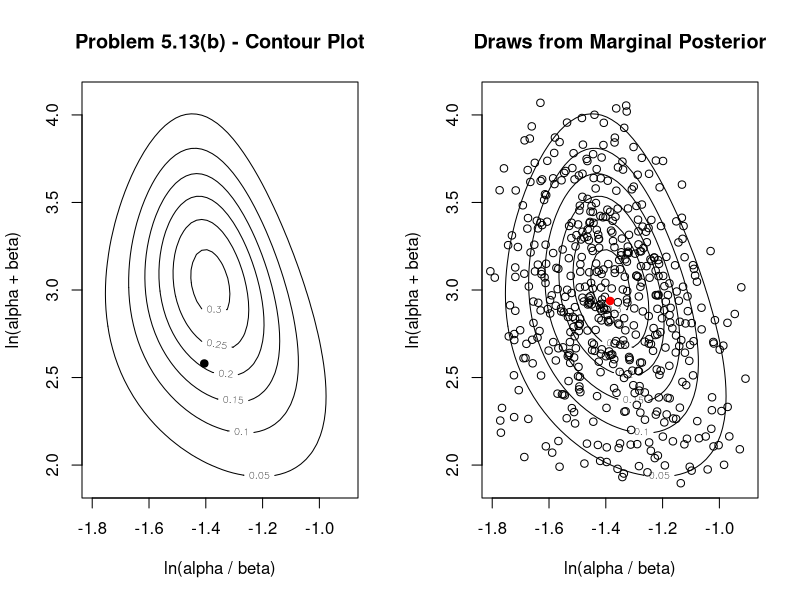
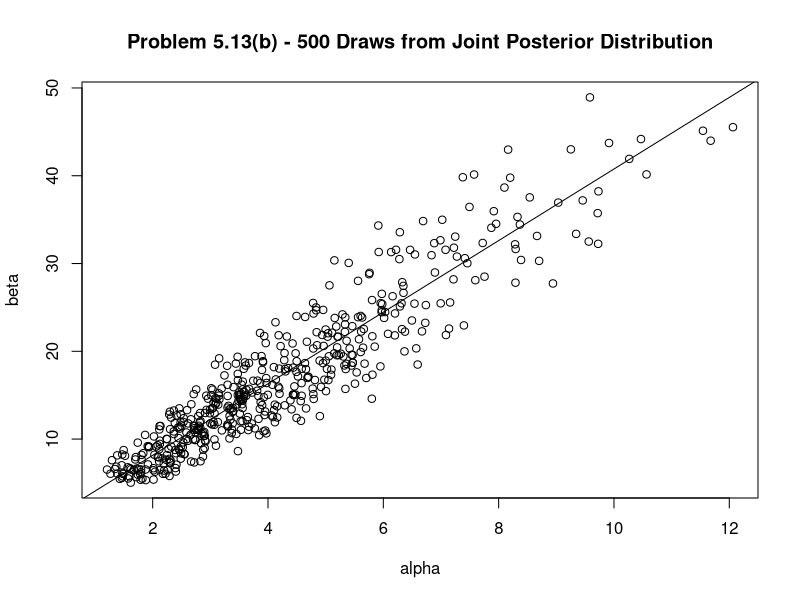
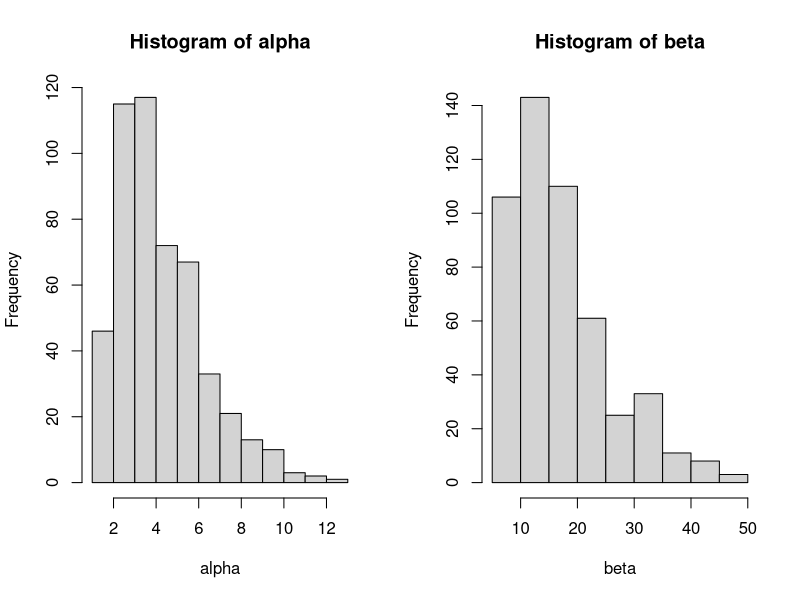
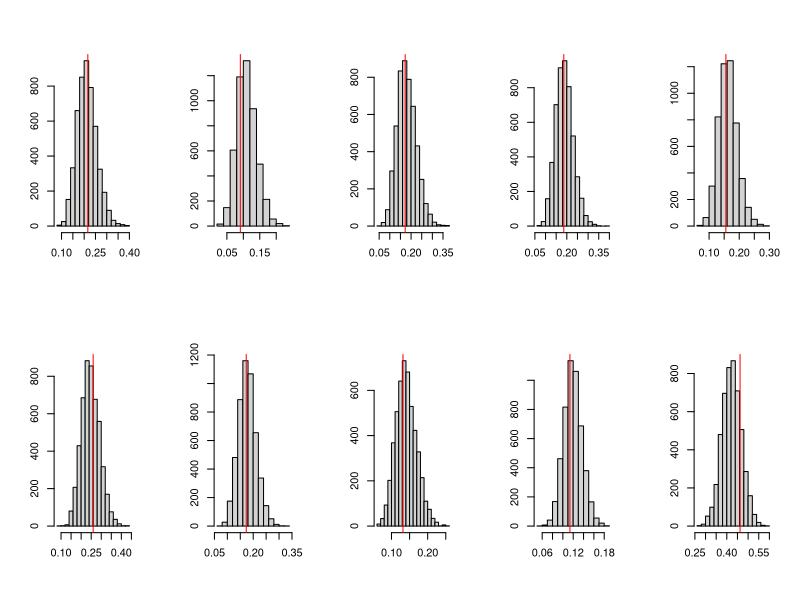
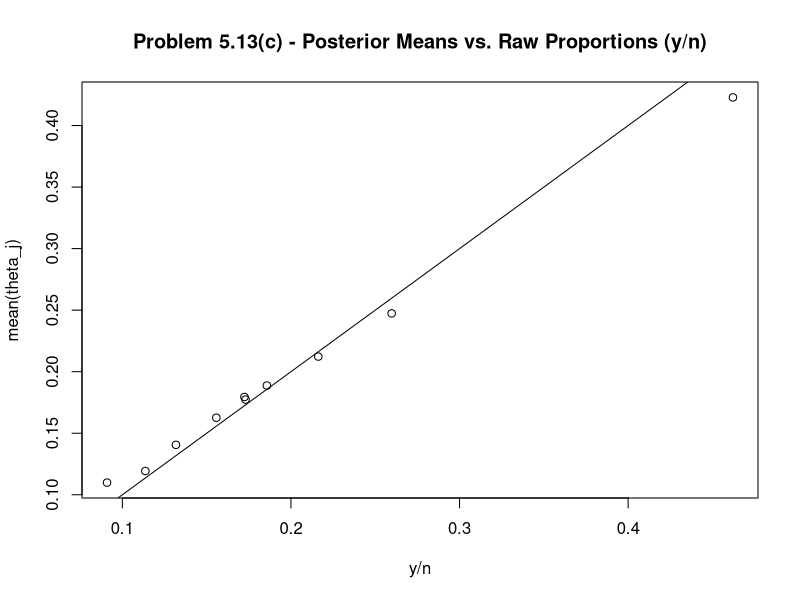
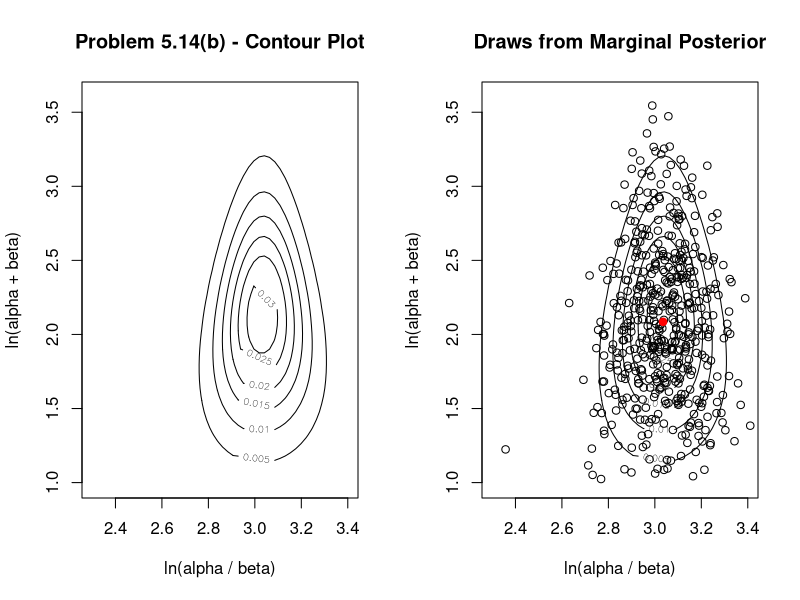
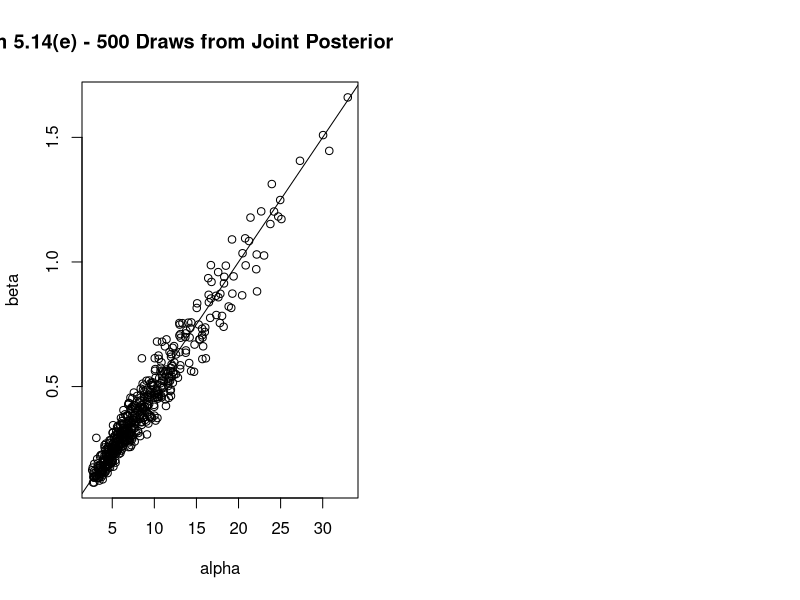

Reproduce these figures in R, in order.
## ---- chunk 1
rm(list=ls())
y<-c(16,9,10,13,19,20,18,17,35,55)
o<-c(58,90,48,57,103,57,86,112,273,64)
n<-y+o
mean(y/n)    # mean = alpha / (alpha+beta)
var(y/n) # variance = alpha*beta / ((alpha+beta)^2*(alpha+beta+1))
a<-2.6 # Solving for alpha and beta in Desmos and rounding to nearest tenth
b<-10.6
mp<-function(X,Y){a<-exp(Y)*exp(X)/(exp(X)+1)
  b<-exp(Y)/(exp(X)+1)
  10^230*(a+b)^(-2)*prod(beta(a+y,b+n-y)/beta(a,b))*exp(2*Y+X)/(exp(X)+1)^2} # Jacobian
X<-seq(-1.8,-0.9,length=50) # Setting bounds of contour plot via trial-and-error
Y<-seq(1.9,4.1,length=50)
z<-matrix(NA,length(Y),length(X))
for (i in 1:length(Y)){for (j in 1:length(X)){z[j,i]<-mp(X[j],Y[i])}}
par(mfrow=c(1,2))
contour(X,Y,z,xlab="ln(alpha / beta)",ylab="ln(alpha + beta)",main="Problem 5.13(b) - Contour Plot")
points(log(a/b),log(a+b),pch=19)
Xm<-Ym<-Xn<-Yn<-rep(NA,500)
set.seed(226)
for (k in 1:length(Xm)){Xm[k]<-sample(X,1,TRUE,apply(z,1,sum)/sum(apply(z,1,sum)))
  Ym[k]<-sample(Y,1,TRUE,z[which(Xm[k]==X),]/sum(z[which(Xm[k]==X),]))}
contour(X,Y,z,xlab="ln(alpha / beta)",ylab="ln(alpha + beta)",main="Draws from Marginal Posterior")
Xm<-Xm+runif(length(Xm),-diff(X)/2,diff(X)/2) # Adding random jitter
Ym<-Ym+runif(length(Ym),-diff(Y)/2,diff(Y)/2)
points(Xm,Ym)
points(mean(Xm),mean(Ym),pch=19,col="red") # Mean of samples
alpha<-exp(Ym)*(exp(Xm)/(exp(Xm)+1)) # Now drawing from joint posterior distribution
beta<-exp(Ym)/(exp(Xm)+1)
par(mfrow=c(1,1))
plot(alpha,beta,main="Problem 5.13(b) - 500 Draws from Joint Posterior Distribution")
abline(0,b/a) # Expected slope
par(mfrow=c(1,2))
hist(alpha)
hist(beta)
## ---- chunk 2
library(ggplot2)
t<-matrix(NA,5000,length(y))
pd<-data.frame()
set.seed(226)
for (i in 1:length(y)){t[,i]<-rbeta(5000,alpha+y[i],beta+n[i]-y[i])
pd<-rbind(pd,data.frame(t[,i],rep(i,5000)))}
names(pd)<-c("theta","i")
par(mfrow=c(2,5))
hist(subset(pd,i==1)$theta,xlab="",ylab="",main="")
abline(v=(y/n)[1],col="red")
hist(subset(pd,i==2)$theta,xlab="",ylab="",main="")
abline(v=(y/n)[2],col="red")
hist(subset(pd,i==3)$theta,xlab="",ylab="",main="")
abline(v=(y/n)[3],col="red")
hist(subset(pd,i==4)$theta,xlab="",ylab="",main="")
abline(v=(y/n)[4],col="red")
hist(subset(pd,i==5)$theta,xlab="",ylab="",main="")
abline(v=(y/n)[5],col="red")
hist(subset(pd,i==6)$theta,xlab="",ylab="",main="")
abline(v=(y/n)[6],col="red")
hist(subset(pd,i==7)$theta,xlab="",ylab="",main="")
abline(v=(y/n)[7],col="red")
hist(subset(pd,i==8)$theta,xlab="",ylab="",main="")
abline(v=(y/n)[8],col="red")
hist(subset(pd,i==9)$theta,xlab="",ylab="",main="")
abline(v=(y/n)[9],col="red")
hist(subset(pd,i==10)$theta,xlab="",ylab="",main="")
abline(v=(y/n)[10],col="red")
par(mfrow=c(1,1)) # Plotting posterior means vs. raw proportions
tj<-sapply(split(pd$theta,pd$i),mean)
plot(y/n,tj,ylab="mean(theta_j)",main="Problem 5.13(c) - Posterior Means vs. Raw Proportions (y/n)")
abline(0,1)
## ---- chunk 3
quantile(alpha/(alpha+beta),c(0.05/2,1-0.05/2))
## ---- chunk 4
set.seed(226) # Sampling 100 draws from beta (variance) and binomial distributions
quantile(rbinom(100,100,rbeta(100,alpha,beta)),c(0.05/2,1-0.05/2))
## ---- chunk 5
mean(y/n)             # mean = alpha / beta
var(y/n)          # variance = alpha / beta^2
b<-mean(y/n)/var(y/n) # beta = mean / variance
a<-b*mean(y/n)       # alpha = beta * mean
mpd<-function(X,Y){a<-exp(Y)*exp(X)/(exp(X)+1)
  b<-exp(Y)/(exp(X)+1)
  10^-200*sqrt(a)*(b+1)*prod(b^a/(b+1)^(y+a)*gamma(y)/beta(a,y))*exp(2*Y+X)/(exp(X)+1)^2}
X<-seq(2.3,3.4,length=50) # Setting bounds of contour plot via trial-and-error
Y<-seq(1,3.6,length=50)
z<-matrix(NA,length(Y),length(X))
for (i in 1:length(Y)){for (j in 1:length(X)){z[j,i]<-mpd(X[j],Y[i])}}
par(mfrow=c(1,2))
contour(X,Y,z,xlab="ln(alpha / beta)",ylab="ln(alpha + beta)",main="Problem 5.14(b) - Contour Plot")
set.seed(226)
for (k in 1:length(Xn)){Xn[k]<-sample(X,1,TRUE,apply(z,1,sum)/sum(apply(z,1,sum)))
  Yn[k]<-sample(Y,1,TRUE,z[which(Xn[k]==X),]/sum(z[which(Xn[k]==X),]))}
contour(X,Y,z,xlab="ln(alpha / beta)",ylab="ln(alpha + beta)",main="Draws from Marginal Posterior")
Xn<-Xn+runif(length(Xn),-diff(X)/2,diff(X)/2) # Adding random jitter
Yn<-Yn+runif(length(Yn),-diff(Y)/2,diff(Y)/2)
points(Xn,Yn) # One extreme outlier at (~2.3,~1.5)
points(mean(Xn),mean(Yn),pch=19,col="red") # Mean of samples
## ---- chunk 6
alpha<-exp(Yn)*(exp(Xn)/(exp(Xn)+1))
beta<-exp(Yn)/(exp(Xn)+1)
plot(alpha,beta,main="Problem 5.14(e) - 500 Draws from Joint Posterior Distribution")
abline(0,0.05) # Unknown where the slope comes from?
